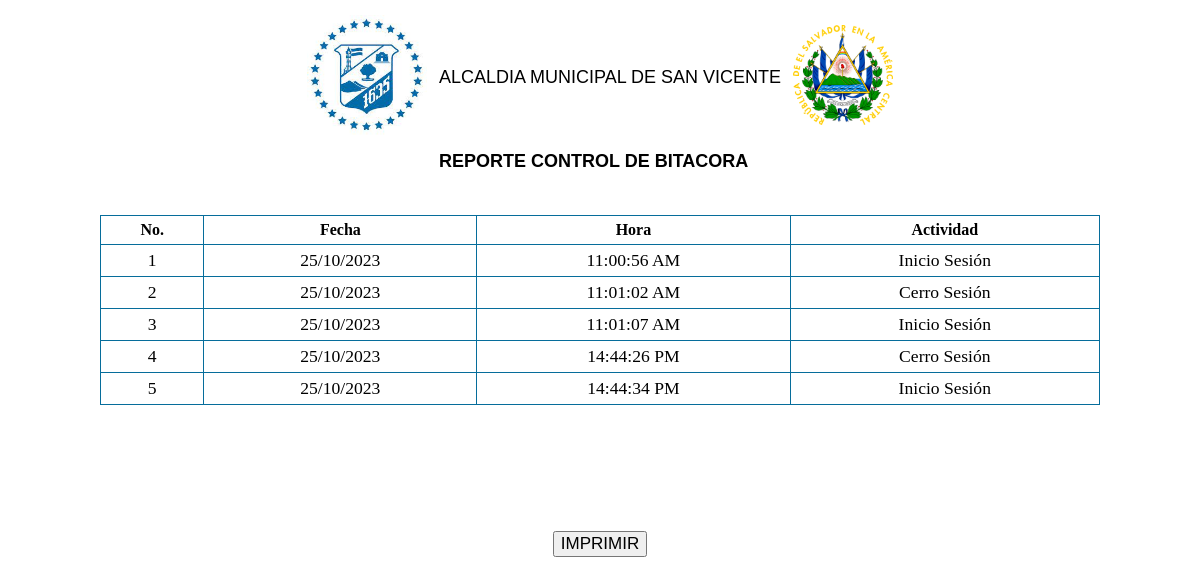
The app's page /dist/Reportes/BitacoraR.php (signed in) with its own data.
### tables this page shows
CREATE TABLE `bitacora` (
  `id` bigint(20) NOT NULL AUTO_INCREMENT,
  `evento` text NOT NULL,
  `usuario` varchar(20) NOT NULL,
  `fecha_creacion` timestamp NOT NULL DEFAULT current_timestamp(),
  PRIMARY KEY (`id`)
);

### dist/Reportes/BitacoraR.php (the view, shortened to what this page needs)
<?php
if (isset($_SESSION['usuarioActivo'])) {
  if ($_SESSION['usuarioActivo']) {
?>
<?php
$desde = $_GET["desde"];
$hasta = $_GET["hasta"];
$tipor = $_GET["tipor"];
?>
<!doctype html>
<html>
<head>
  <link rel="stylesheet" href="../css/reportesBienesMuebles.css" />
  <link rel="stylesheet" href="../css/reportesRetiroInsumos.css" />
</head>
<body>
  <table class="membrete">
    <tr>
      <td><img src="../img/iconsv.jpg" class="logoAlcaldia"></td>
      <td>
        <span class="titulos">
          <div class="textoMembrete">
            <p>ALCALDIA MUNICIPAL DE SAN VICENTE</p>
          </div>
      </td>
      <td><img src="../img/iconelsv.png" class="logoNacional"></td>
    </tr>
    <tr>
      <td></td>
      <td><strong class="titulos">REPORTE CONTROL DE BITACORA</strong></td>
    </tr>
  </table><br><br>
  <?php
$conexion = con();
  ?>
  <div class="">
    <table class="table_informacion" border="2" style="color:#00000;font-size:100%;" align="center">
      <thead>
        <tr>
          <th>No.</th>
          <th>Fecha</th>
          <th>Hora</th>
          <th>Actividad</th>
        </tr>
      </thead>
      <?php
  $contador = 1;
  if($tipor == 'Activo'){
    if($desde == ""&& $hasta== ""){
      $usuarion = "where usuario  = '$nusu'";
    }else{
      $usuarion = "and usuario = '$nusu'";
    }
  }else{
    $usuarion = "";
  }
  if($desde == ""&& $hasta== ""){
  $sql = "select * from bitacora ".$usuarion." order by id ASC";
  }else if($hasta == ""){
  $sql = "select * from bitacora  where fecha_creacion BETWEEN '$desde' and '$today' ".$usuarion." order by id ASC";
  }else if($desde == ""){
  $sql = "select * from bitacora  where fecha_creacion <= '$hasta' ".$usuarion." order by id ASC";
  }else{
  $sql = "select * from bitacora  where fecha_creacion BETWEEN '$desde' and '$hasta' ".$usuarion." order by id ASC";
  }
  $consulta = mysqli_query($conexion,$sql);
  while($fila=mysqli_fetch_array($consulta))
  {
  ?>
      <tbody style="color:#00000;font-size:110%;" align="center">
        <tr>
          <td><?php echo $contador;?></td>
          <td><?php echo date('d/m/Y',strtotime($fila[3]));?></td>
          <td><?php echo date('H:i:s A',strtotime($fila[3]));?></td>
          <td><?php echo $fila[1];?></td>
        </tr>
      </tbody>
      <?php $contador++;
}
  ?>
    </table>
  </div><br><br><br>
  <br><br><br><br>
  <form name="frmTesis" method="get" action="" id="frmTesis">
    <p align="center"><input class="btn btn-primary" data-toggle="modal" data-target="#modalNuevo"
        style="font-size:17px;" type="button" name="IM" id="IM" value="IMPRIMIR" onClick="imprimir()"></p>
  </form>
  <p>&nbsp;</p>
</body>
</html>
<?php
}
?>
<?php
}
?>

### records on screen
bitacora: fecha_creacion "25/10/2023", fecha_creacion "11:00:56 AM", evento "Inicio Sesión"
bitacora: fecha_creacion "25/10/2023", fecha_creacion "11:01:02 AM", evento "Cerro Sesión"
bitacora: fecha_creacion "25/10/2023", fecha_creacion "11:01:07 AM", evento "Inicio Sesión"
bitacora: fecha_creacion "25/10/2023", fecha_creacion "14:44:26 PM", evento "Cerro Sesión"
bitacora: fecha_creacion "25/10/2023", fecha_creacion "14:44:34 PM", evento "Inicio Sesión"
